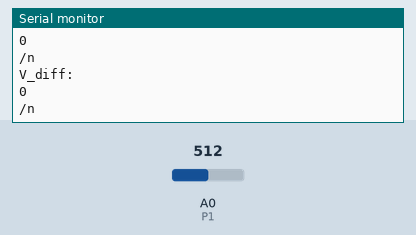
A sketch run on a simulated Arduino Uno, built with avr-gcc and run on an emulated ATmega328P. Shown: the last lines printed to the serial monitor. The inputs (shaded band) are chosen by the test bench; at power-on: A0 (P1) = 512.

Above: at 1.6 s.
1.7 s: A0 (P1) set to 716
At 3.0 s:
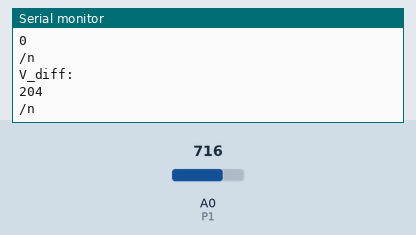
3.2 s: A0 (P1) set to 900
At 3.9 s:
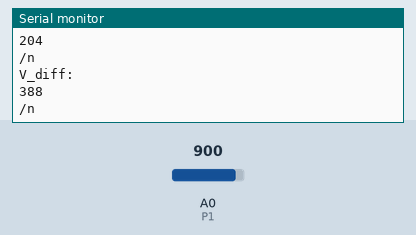
Timing chart, 0 to 6.2 s (numbered marks = the images above; inputs shaded):
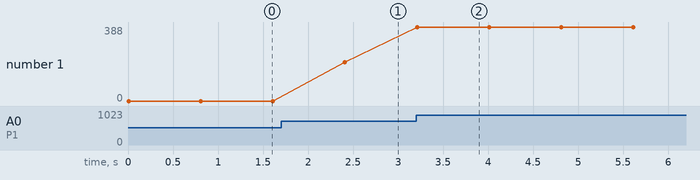

The sketch:

v_diff.ino
```cpp
int sensorvalue_y = 0;
int P1 = A0;
int v_ref = 512;
int v_diff = 0;

void setup()
{
  Serial.begin(9600);
}

void loop()
{
  sensorvalue_y = analogRead(P1);

  v_diff = abs(sensorvalue_y - v_ref);

  Serial.println("V_diff:");
  Serial.println(v_diff);
  Serial.println("/n");
  delay(800);
}
```

Measured:
- after the input at 1.7 s, the serial monitor: prints a new line after 0.71 s (image 1)
- after the input at 3.2 s, the serial monitor: prints a new line at once (image 2)
- plotted number 1: 0 → 204 after the input at 1.7 s, 204 → 388 after the input at 3.2 s
